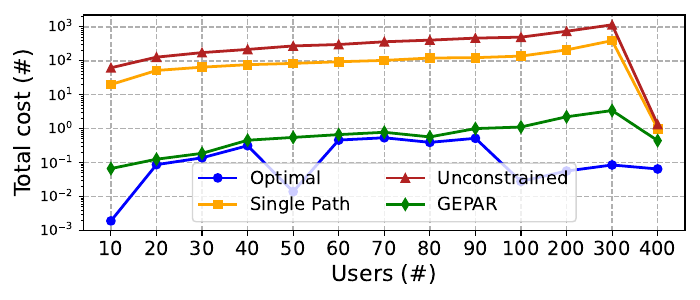

Recreate this plot in Python.
import matplotlib.pyplot as plt
import sys
import json
import numpy as np

fontsize = 16
linewidth = 2

n_CNs = 10
n_gNBs = 10

x = [10, 20, 30, 40, 50, 60, 70, 80, 90, 100, 200, 300, 400]

y_optimal = []
y_unconstrained = []
y_single_path = []
y_GEPAR = []

for n_users in x:
    json_optimal = json.load(open("../../solutions/second_stage/optimal_model/{}_CNs_{}_gNBs_{}_users_timestamp_0.json".format(n_CNs, n_gNBs, n_users)))
    y_optimal.append(json_optimal["solution"]["Total_Cost"])

    json_unconstrained = json.load(open("../../solutions/second_stage/unconstrained_model/{}_CNs_{}_gNBs_{}_users_timestamp_0.json".format(n_CNs, n_gNBs, n_users)))
    y_unconstrained.append(json_unconstrained["solution"]["Total_Cost"])

    json_single_path = json.load(open("../../solutions/second_stage/single_path_model/{}_CNs_{}_gNBs_{}_users_timestamp_0.json".format(n_CNs, n_gNBs, n_users)))
    y_single_path.append(json_single_path["solution"]["Total_Cost"])

    json_GEPAR = json.load(open("../../solutions/second_stage/heuristic/{}_CNs_{}_gNBs_{}_users_timestamp_0.json".format(n_CNs, n_gNBs, n_users)))
    y_GEPAR.append(json_GEPAR["solution"]["Total_Cost"])
    
plt.figure(figsize=(7, 3))
bar_width = 2.5  # width of each bar
x_indices = np.arange(len(x))

plt.plot(x_indices, y_optimal, marker='o', label="Optimal", color="blue", linewidth=linewidth)
plt.plot(x_indices, y_single_path, marker='s', label="Single Path", color="orange", linewidth=linewidth)
plt.plot(x_indices, y_unconstrained, marker='^', label="Unconstrained", color="firebrick", linewidth=linewidth)
plt.plot(x_indices, y_GEPAR, marker='d', label="GEPAR", color="green", linewidth=linewidth)

plt.xticks(x_indices, x, fontsize=fontsize-2)
plt.yscale("log")

plt.legend(fontsize=fontsize-3, ncol=2)

#plt.yscale("log")
plt.xlabel("Users (#)", fontsize=fontsize)
plt.ylabel("Total cost (#)", fontsize=fontsize)
# plt.xlim(0, 100)
# plt.ylim(0, 1600)
# plt.legend()
# plt.yticks([0, 1, 2, 3], fontsize=fontsize)
# plt.xticks([10, 100, 200, 300, 400], fontsize=fontsize-2)
plt.grid(True, linestyle='--', linewidth=1)

# plt.legend(loc='upper center', bbox_to_anchor=(0.617, 1.2), fontsize=fontsize, ncols=3)

plt.tight_layout()
plt.savefig("Comparing_total_cost.pdf")
# plt.show()